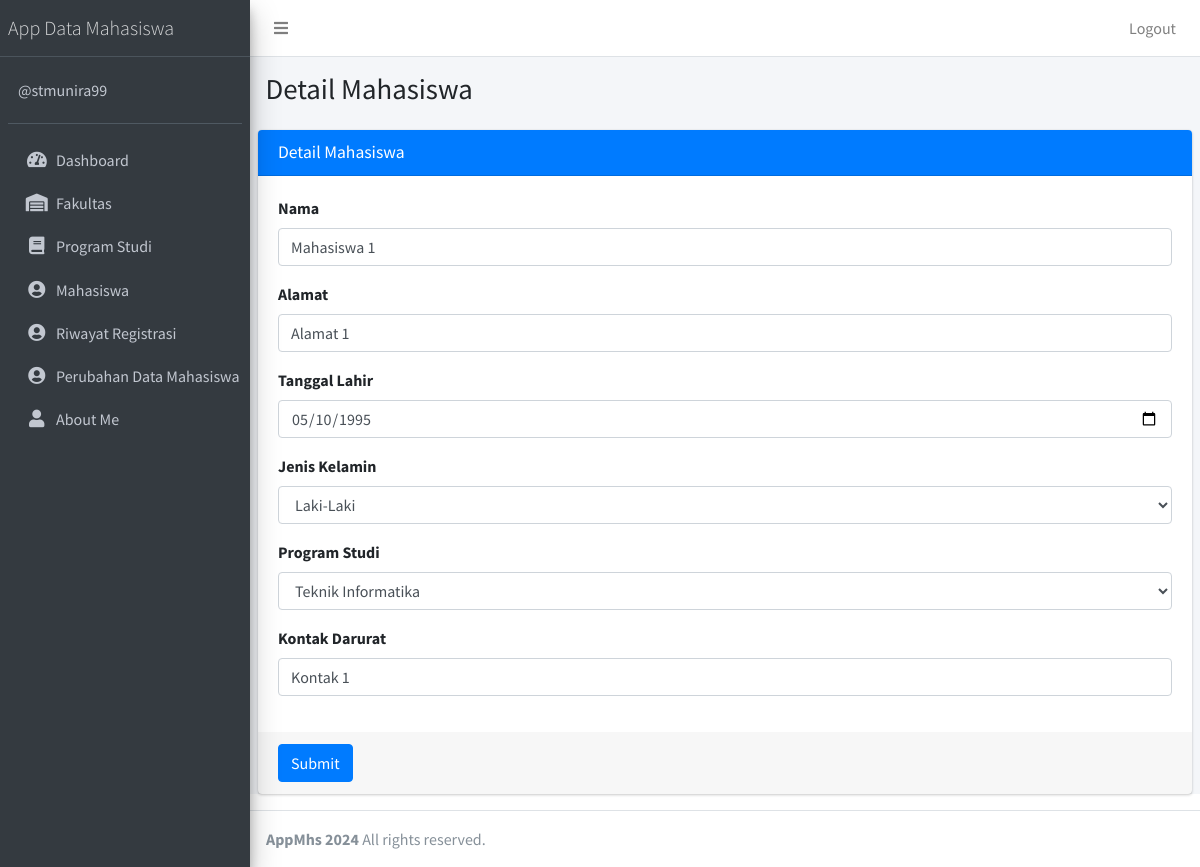
The page /mahasiswa/edit/1 (signed in) on the database its author committed.
### tables this page shows
CREATE TABLE `mahasiswa` (
  `MahasiswaID` int NOT NULL,
  `Nama` varchar(100) NOT NULL,
  `Alamat` varchar(255) DEFAULT NULL,
  `TanggalLahir` date DEFAULT NULL,
  `JenisKelamin` varchar(10) DEFAULT NULL,
  `KontakDarurat` varchar(50) DEFAULT NULL,
  `ProgramStudiID` int DEFAULT NULL
);

CREATE TABLE `programstudi` (
  `ProgramStudiID` int NOT NULL,
  `NamaProgram` varchar(100) NOT NULL,
  `FakultasID` int DEFAULT NULL
);

### app/core/Controller.php (called while the page is built, shortened)
<?php
class Controller
{
    public function view($view, $data = [])
    {
        require_once '../app/views/' . $view . '.php';
    }
    public function model($model)
    {
        return new $model;
    }
}

### app/controllers/Mahasiswa.php (called while the page is built, shortened)
<?php
class Mahasiswa extends Controller
{
    public function edit($id)
    {
        $data['title'] = 'Detail Mahasiswa';
        $data['program_studi'] = $this->model('ProgramStudiModel')->getAllProgramStudi();
        $data['mahasiswa'] = $this->model('MahasiswaModel')->getMahasiswaById($id);
        $this->view('mahasiswa/edit', $data);
    }
}

### app/core/App.php (called while the page is built, shortened)
<?php
class App
{
    protected $method = 'index';
    protected $params = [];
    public function __construct()
    {
        $url = $this->parseURL();
        if (is_array($url) && isset($url[0]) && file_exists('../app/controllers/' . $url[0] . '.php')) {
            unset($url[0]);
        }
        $this->controller = new $this->controller;
        if (isset($url[1])) {
            if (method_exists($this->controller, $url[1])) {
                $this->method = $url[1];
                unset($url[1]);
            }
        }
        if (!empty($url)) {
            $this->params = array_values($url);
        }
        call_user_func_array([$this->controller, $this->method], $this->params);
    }
    public function parseURL()
    {
        if (isset($_GET['url'])) {
            $url = rtrim($_GET['url'], '/');
            $url = filter_var($url, FILTER_SANITIZE_URL);
            $url = explode('/', $url);
            return $url;
        }
    }
}

### public/index.php (called while the page is built, shortened)
<?php
$app = new App;

### app/core/Database.php (called while the page is built, shortened)
<?php
class Database
{
    private $host = DB_HOST;
    private $user = DB_USER;
    private $pass = DB_PASS;
    private $dbnm = DB_NAME;
    private $dbh;
    private $stmt;
    public function __construct()
    {
        $dsn = 'mysql:host=' . $this->host . ';dbname=' . $this->dbnm;
        $option = [
            PDO::ATTR_PERSISTENT => true,
            PDO::ATTR_ERRMODE => PDO::ERRMODE_EXCEPTION
        ];
        try {
            $this->dbh = new PDO($dsn, $this->user, $this->pass, $option);
        } catch (PDOException $e) {
            die($e->getMessage());
        }
    }
    public function query($query)
    {
        $this->stmt = $this->dbh->prepare($query);
    }
    public function bind($param, $value, $type = null)
    {
        if (is_null($type)) {
            switch (true) {
                default:
                    $type = PDO::PARAM_STR;
            }
        }
        $this->stmt->bindValue($param, $value, $type);
    }
    public function execute()
    {
        $this->stmt->execute();
    }
    public function resultSet()
    {
        $this->execute();
        return $this->stmt->fetchAll(PDO::FETCH_ASSOC);
    }
    public function single()
    {
        $this->execute();
        return $this->stmt->fetch(PDO::FETCH_ASSOC);
    }
}

### app/models/MahasiswaModel.php (called while the page is built, shortened)
<?php
class MahasiswaModel
{
    private $table = 'mahasiswa';
    private $db;
    public function __construct()
    {
        $this->db = new Database;
    }
    public function getMahasiswaById($id)
    {
        $this->db->query('SELECT * FROM ' . $this->table . ' WHERE MahasiswaID=:id');
        $this->db->bind('id', $id);
        return $this->db->single();
    }
}

### app/models/ProgramStudiModel.php (called while the page is built, shortened)
<?php
class ProgramStudiModel
{
    private $db;
    public function __construct()
    {
        $this->db = new Database;
    }
    public function getAllProgramStudi()
    {
        $query = 'SELECT programstudi.*, fakultas.NamaFakultas
                  FROM programstudi
                  LEFT JOIN fakultas ON programstudi.FakultasID = fakultas.FakultasID';
        $this->db->query($query);
        return $this->db->resultSet();
    }
}

### app/views/mahasiswa/edit.php (the view, shortened to what this page needs)
<div class="content-wrapper">
    <section class="content-header">
        <div class="container-fluid">
            <div class="row mb-2">
                <div class="col-sm-6">
                    <h1><?= $data['title']; ?></h1>
                </div>
            </div>
        </div>
    </section>
    <section class="content">
        <div class="card card-primary">
            <div class="card-header">
                <h3 class="card-title"><?= $data['title']; ?></h3>
            </div>
            <form role="form" action="<?= base_url; ?>/mahasiswa/updateMahasiswa" method="POST">
                <div class="card-body">
                    <div class="form-group">
                        <label>Nama</label>
                        <input type="text" class="form-control" placeholder="Masukkan nama mahasiswa..." name="nama" value="<?= $data['mahasiswa']['Nama']; ?>">
                    </div>
                    <div class="form-group">
                        <label>Alamat</label>
                        <input type="text" class="form-control" placeholder="Masukkan alamat mahasiswa..." name="alamat" value="<?= $data['mahasiswa']['Alamat']; ?>">
                    </div>
                    <div class="form-group">
                        <label>Tanggal Lahir</label>
                        <input type="date" class="form-control" name="tanggal_lahir" value="<?= $data['mahasiswa']['TanggalLahir']; ?>">
                    </div>
                    <div class="form-group">
                        <label>Jenis Kelamin</label>
                        <select class="form-control" name="jenis_kelamin">
                            <option value="Laki-Laki" <?php if ($data['mahasiswa']['JenisKelamin'] == 'Laki-Laki') {
                                                            echo "selected";
                                                        } ?>>Laki-Laki</option>
                        </select>
                    </div>
                    <div class="form-group">
                        <label>Program Studi</label>
                        <select class="form-control" name="program_studi_id">
                            <?php foreach ($data['program_studi'] as $row) : ?>
                                <option value="<?= $row['ProgramStudiID']; ?>" <?php if ($data['mahasiswa']['ProgramStudiID'] == $row['ProgramStudiID']) {
                                                                                    echo "selected";
                                                                                } ?>><?= $row['NamaProgram']; ?>
                                </option>
                            <?php endforeach; ?>
                        </select>
                    </div>
                    <div class="form-group">
                        <label>Kontak Darurat</label>
                        <input type="text" class="form-control" placeholder="Masukkan kontak darurat mahasiswa..." name="kontak_darurat" value="<?= $data['mahasiswa']['KontakDarurat']; ?>">
                    </div>
                </div>
                <div class="card-footer">
                    <button type="submit" class="btn btn-primary">Submit</button>
                </div>
            </form>
        </div>
    </section>
</div>

### rows shown on the page
mahasiswa: nama "Mahasiswa 1", alamat "Alamat 1", tanggal_lahir "05/10/1995", jenis_kelamin "Laki-Laki", program_studi_id "Teknik Informatika", kontak_darurat "Kontak 1"

### other values the page prints
$data['title'] "Detail Mahasiswa"
